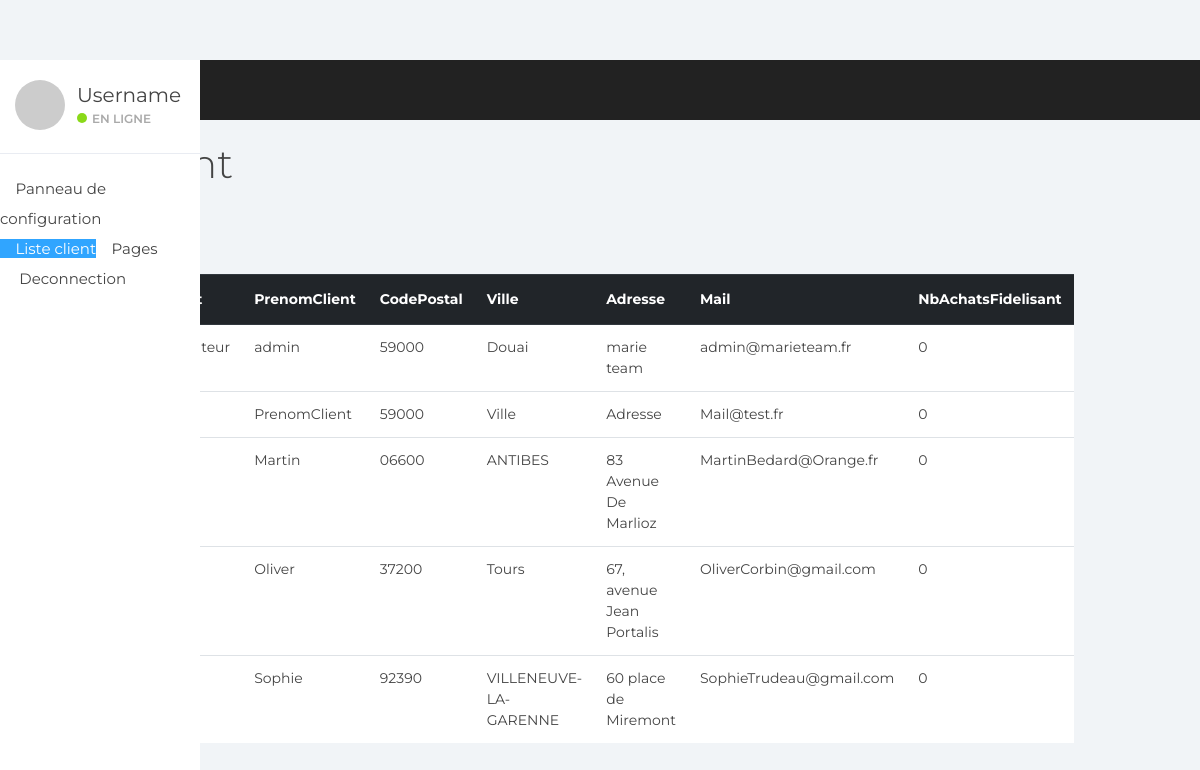
The app's page /html/listeClient.php with its own data.
### tables this page shows
CREATE TABLE IF NOT EXISTS `client` (
  `id` int(11) NOT NULL AUTO_INCREMENT,
  `idClient` varchar(50) NOT NULL,
  `Role` varchar(254) NOT NULL,
  `NomClient` varchar(50) NOT NULL,
  `PrenomClient` varchar(50) NOT NULL,
  `CodePostal` varchar(5) NOT NULL,
  `Ville` varchar(50) NOT NULL,
  `Adresse` varchar(50) NOT NULL,
  `Mail` varchar(50) NOT NULL,
  `NbAchatsFidelisant` int(11) NOT NULL,
  `mdp` varchar(255) DEFAULT NULL,
  PRIMARY KEY (`idClient`),
  KEY `id` (`id`)
);

### html/listeClient.php (the view, shortened to what this page needs)
<!DOCTYPE html>
<html>
<head>
	<link href="css/bootstrap.min.css" rel="stylesheet">
	<link href="css/font-awesome.min.css" rel="stylesheet">
	<link href="css/datepicker3.css" rel="stylesheet">
	<link href="css/stylesDashboard.css" rel="stylesheet">
</head>
<body>
	<nav class="navbar navbar-custom navbar-fixed-top" role="navigation">
		<div class="container-fluid">
			<div class="navbar-header">
				<button type="button" class="navbar-toggle collapsed" data-toggle="collapse" data-target="#sidebar-collapse"><span class="sr-only">Toggle navigation</span>
					<span class="icon-bar"></span></button>
				<a class="navbar-brand" href="#">Marie Team</a>
			</div>
		</div>
	</nav>
	<div id="sidebar-collapse" class="col-sm-3 col-lg-2 sidebar">
		<div class="profile-sidebar">
			<div class="profile-userpic">
				<img src="http://placehold.it/50/30a5ff/fff" class="img-responsive" alt="">
			</div>
			<div class="profile-usertitle">
				<div class="profile-usertitle-name">Username</div>
				<div class="profile-usertitle-status"><span class="indicator label-success"></span>En ligne</div>
			</div>
		</div>
		<ul class="nav menu">
			<li><a href="index.html"><em class="fa fa-dashboard">&nbsp;</em>Panneau de configuration</a></li>
			<br/>
			<li class="active"><a href="listeClient.html"><em class="fa fa-book">&nbsp;</em>Liste client</a></li>
			<li class="parent "><a data-toggle="collapse" href="#sub-item-1">
				<em class="fa fa-navicon">&nbsp;</em>Pages<span data-toggle="collapse" href="#sub-item-1" class="icon pull-right"><em class="fa fa-plus"></em></span></a>
			</li>
			<li><a href="login.html"><em class="fa fa-power-off">&nbsp;</em> Deconnection</a></li>
		</ul>
	</div>
	<div class="col-sm-9 col-sm-offset-3 col-lg-10 col-lg-offset-2 main">
		<div class="row">
			<div class="col-lg-12">
				<h1 class="page-header">Liste Client</h1>
			</div>
		</div>
			<table class="table" style="margin-top: 8%;">
				<thead class="thead-dark">
					<tr>
						<th scope="col">idClient</th>
						<th scope="col">NomClient</th>
                		<th scope="col">PrenomClient</th>
						<th scope="col">CodePostal</th>
						<th scope="col">Ville</th>
						<th scope="col">Adresse</th>
						<th scope="col">Mail</th>
						<th scope="col">NbAchatsFidelisant</th>
					</tr>
				</thead>
				<tbody>
					<?php
						$db=new PDO('mysql:host=localhost; dbname=MariaTeam','root','root');
						$getTableau = $db->prepare("SELECT * FROM client");
						$getTableau->setFetchMode(PDO:: FETCH_ASSOC);
						$getTableau->execute();
						while ($info=$getTableau->fetch()) {
						    echo'<tr>';
								echo'<th scope="row">'.$info['idClient'].'</th>';
								echo'<td>'.$info['NomClient'].'</td>';
								echo'<td>'.$info['PrenomClient'].'</td>';
			                	echo'<td>'.$info['CodePostal'].'</td>';
			                	echo'<td>'.$info['Ville'].'</td>';
			                	echo'<td>'.$info['Adresse'].'</td>';
			                	echo'<td>'.$info['Mail'].'</td>';
			                	echo'<td>'.$info['NbAchatsFidelisant'].'</td>';
							echo'</tr>';
						}
					?>
				</tbody>
			</table>
		</div>
</body>
</html>

### html/css/stylesDashboard.css (style rules this page uses)
body { background: #f1f4f7; padding-top: 60px; font-size: 14px; color: #444444; font-family: "Montserrat", "Helvetica Neue", Helvetica, Arial, sans-serif; }
a, a:hover, a:focus { color: #30a5ff; }
h1, h2, h3, h4, h5, h6 { color: #444444; }
h1 { font-weight: 300; font-size: 40px; }
.navbar-custom { background: #222; height: 60px; }
.navbar-header .navbar-brand { color: #fff; font-size: 20px; text-transform: uppercase; font-weight: 500; height: 60px; padding-top: 18px; }
.navbar-toggle { background: rgba(255, 255, 255, 0.1); padding: 12px; margin-top: 10px; }
.label-success { background-color: #8ad919; }
.navbar { border: 0; }
.sidebar { display: block; padding: 0; display: none; box-shadow: none; background: #fff; }
.sidebar ul { margin: 20px 0px; }
@media (min-width: 768px) { .sidebar { display: block; position: fixed; top: 60px; bottom: 0; left: 0; z-index: 1000; display: block; margin: 0; padding: 0; overflow-x: hidden; overflow-y: auto; } }
@media (min-width: 768px) { .navbar-header { width: 100%; } }
.sidebar ul.nav .active a, .sidebar ul.nav li.parent a.active, .sidebar ul.nav .active > a:hover, .sidebar ul.nav li.parent a.active:hover, .sidebar ul.nav .active > a:focus, .sidebar ul.nav li.parent a.active:focus { color: #fff; background-color: #30a5ff; }
.sidebar ul.nav li a { height: 50px; font-size: 15px; line-height: 2em; color: #444444; }
.profile-sidebar { padding: 10px 0; border-bottom: 1px solid #e9ecf2; }
.indicator { width: 10px; height: 10px; display: inline-block; border-radius: 9999px; margin-right: 5px; }
.profile-userpic img { float: left; margin: 10px 0px 0px 15px; width: 50px; height: 50px; border-radius: 9999px !important; }
.profile-usertitle { float: left; text-align: left; margin: 10px 0 0 12px; }
.profile-usertitle-name { font-size: 20px; margin-bottom: 0px; }
.profile-usertitle-status { text-transform: uppercase; color: #AAA; font-size: 12px; font-weight: 600; margin-bottom: 15px; }
h1.page-header { margin-top: 20px; border-bottom: 0; }
.table { background: #fff; }
.table > thead > tr > th { border-bottom: 1px solid #e6e7e8; vertical-align: middle; height: 50px; }

### records on screen
client: PrenomClient "admin", CodePostal "59000", Ville "Douai", Adresse "marie team", Mail "admin@marieteam.fr", NbAchatsFidelisant "0"
client: PrenomClient "PrenomClient", CodePostal "59000", Ville "Ville", Adresse "Adresse", Mail "Mail@test.fr", NbAchatsFidelisant "0"
client: PrenomClient "Martin", CodePostal "06600", Ville "ANTIBES", Adresse "83 Avenue De Marlioz", Mail "MartinBedard@Orange.fr", NbAchatsFidelisant "0"
client: PrenomClient "Oliver", CodePostal "37200", Ville "Tours", Adresse "67, avenue Jean Portalis", Mail "OliverCorbin@gmail.com", NbAchatsFidelisant "0"
client: PrenomClient "Sophie", CodePostal "92390", Ville "VILLENEUVE-LA-GARENNE", Adresse "60 place de Miremont", Mail "SophieTrudeau@gmail.com", NbAchatsFidelisant "0"
